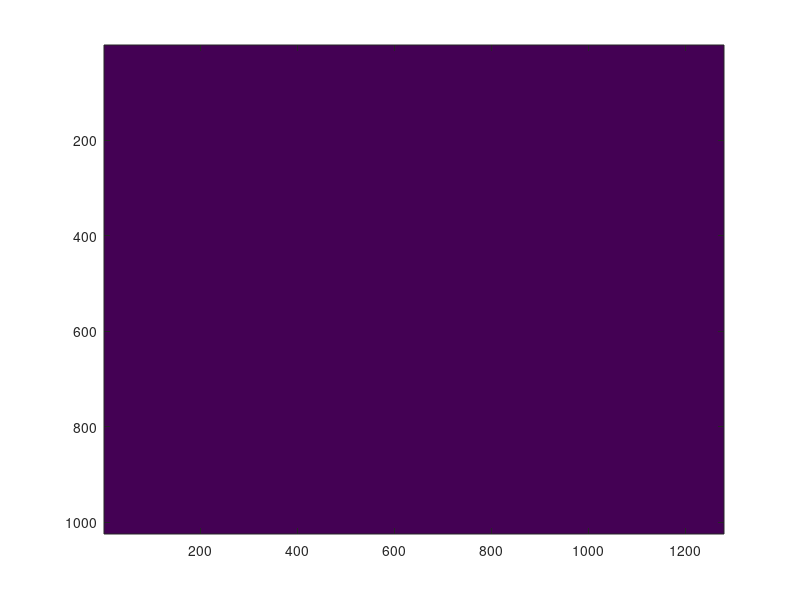
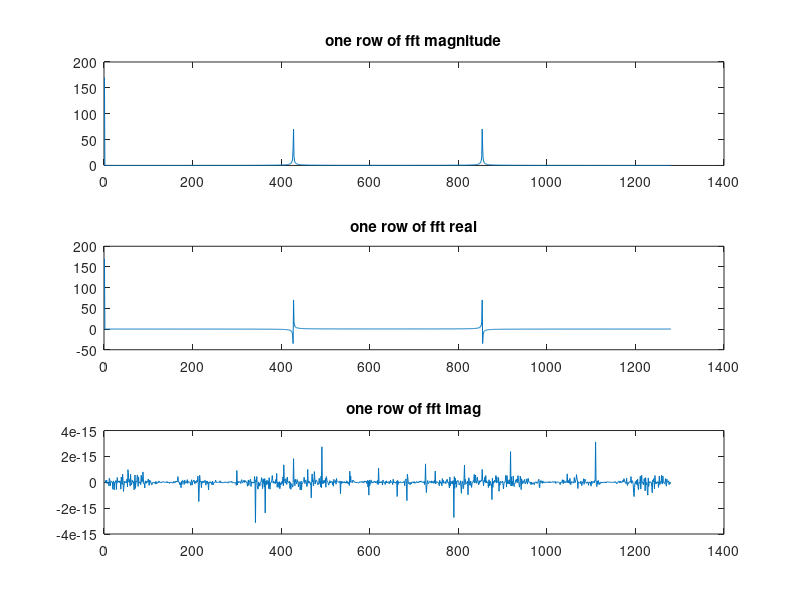

MATLAB code for these plots, in order:
%%%%%%%%%%%%%%%%%%%%%%%%%%%%%%%%%%%%%%%%%%%%%%
% Test Sampling binary and Nyquist frequency
%%%%%%%%%%%%%%%%%%%%%%%%%%%%%%%%%%%%%%%%%%%%%%%


rows = 1024;
cols = 1280;
N = 3; % period 
shift = 0; % phase shift
yMax = 255;
yMin = 0;

%%%%%%%%%%%%%%% main %%%%%%%%%%%%%%%%%%%%%%%%%%

% Generate image
% binary wave
I1=uint8(zeros(rows,cols,1));
for c=1:cols
    remainder = rem(c,N);
    if remainder < N/2
        value = 255;
    else
        value = 0;
    end
    I1(:,c,:)=uint8(value); 
end
imwrite(I1,'srcbin.bmp');

% fft
Fori = fft2(I1);
F = fftshift(fft2((I1)));
mn = size(I1,1) * size(I1,2);
figure('NumberTitle', 'off', 'Name', 'F/mn binary');
imagesc(abs(F/mn))
figure;

Freal = real(Fori/mn);
Fimag = imag(Fori/mn);
Fabs = abs(Fori/mn);
subplot(3,1,1); plot(Fabs(1,1:end)); title('one row of fft magnitude');
subplot(3,1,2); plot(Freal(1,1:end)); title('one row of fft real');
subplot(3,1,3); plot(Fimag(1,1:end)); title('one row of fft imag');
